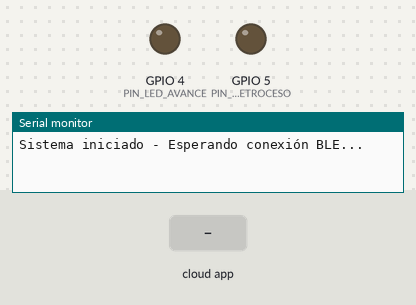
Bench run of a sketch on a simulated ESP32. Shown: output pins drawn as LEDs (lit = HIGH), the last lines printed to the serial monitor. The test bench sets the inputs (shaded band). The RemoteXY app is connected.

Above: at 1.2 s.
1.3 s: the phone or cloud app sets avance to 1
At 1.7 s:
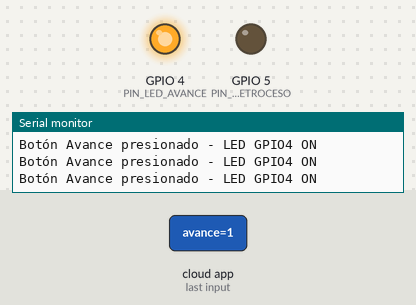
2.8 s: the phone or cloud app sets retroceso to 1
At 3.9 s:
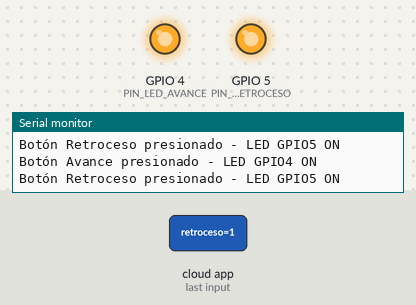
4.3 s: the phone or cloud app sets avance to 0
At 5.0 s:
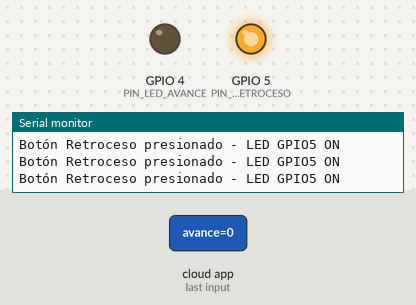
5.8 s: the phone or cloud app sets retroceso to 0
At 6.5 s:
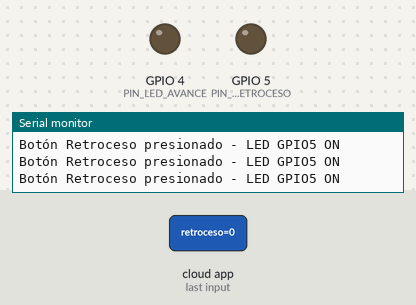
Timing chart, 0 to 8.3 s (numbered marks = the images above; inputs shaded):
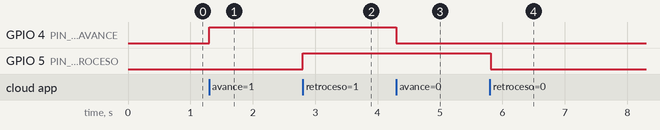

Measured:
- after the input at 1.3 s, GPIO 4 (PIN_LED_AVANCE): LOW → HIGH at once
- after the input at 2.8 s, GPIO 5 (PIN_LED_RETROCESO): LOW → HIGH at once
- after the input at 4.3 s, GPIO 4 (PIN_LED_AVANCE): HIGH → LOW at once
- after the input at 5.8 s, GPIO 5 (PIN_LED_RETROCESO): HIGH → LOW at once

The sketch:

ble_remotexy_prueba_leds.ino
```cpp
/*
   -- Control de LEDs con RemoteXY via BLE --

   Este código controla LEDs en los pines GPIO4 y GPIO5 del ESP32
   mediante botones en una aplicación móvil usando RemoteXY con BLE.
*/

//////////////////////////////////////////////
//        RemoteXY include library          //
//////////////////////////////////////////////

// RemoteXY select connection mode and include library
#define REMOTEXY_MODE__ESP32CORE_BLE
#include <BLEDevice.h>

// RemoteXY connection settings
#define REMOTEXY_BLUETOOTH_NAME "RemoteXY"

#include <RemoteXY.h>

// RemoteXY GUI configuration
#pragma pack(push, 1)
uint8_t RemoteXY_CONF[] =   // 58 bytes
  { 255,2,0,0,0,51,0,19,0,0,0,77,111,116,111,114,0,31,1,106,
  200,1,1,2,0,1,16,79,24,24,0,2,31,65,118,97,110,99,101,0,
  1,65,79,24,24,0,2,31,82,101,116,114,111,99,101,115,111,0 };

// this structure defines all the variables and events of your control interface
struct {
    // input variables
  uint8_t avance;    // =1 si el botón está presionado, =0 si no
  uint8_t retroceso; // =1 si el botón está presionado, =0 si no

    // other variable
  uint8_t connect_flag;  // =1 si está conectado, =0 si no
} RemoteXY;
#pragma pack(pop)

/////////////////////////////////////////////
//           END RemoteXY include          //
/////////////////////////////////////////////

// Definición de pines para los LEDs
#define PIN_LED_AVANCE    4  // GPIO4 para el LED de avance
#define PIN_LED_RETROCESO 5  // GPIO5 para el LED de retroceso

void setup()
{
  // Inicializar RemoteXY
  RemoteXY_Init();

  // Configurar pines de los LEDs como salida
  pinMode(PIN_LED_AVANCE, OUTPUT);
  pinMode(PIN_LED_RETROCESO, OUTPUT);

  // Apagar ambos LEDs inicialmente
  digitalWrite(PIN_LED_AVANCE, LOW);
  digitalWrite(PIN_LED_RETROCESO, LOW);

  // Inicializar comunicación serial para depuración (opcional)
  Serial.begin(115200);
  Serial.println("Sistema iniciado - Esperando conexión BLE...");
}

void loop()
{
  // Manejar la comunicación con RemoteXY
  RemoteXY_Handler();

  // Controlar el LED de avance (GPIO4)
  if (RemoteXY.avance == 1) {
    digitalWrite(PIN_LED_AVANCE, HIGH);
    Serial.println("Botón Avance presionado - LED GPIO4 ON");
  } else {
    digitalWrite(PIN_LED_AVANCE, LOW);
  }

  // Controlar el LED de retroceso (GPIO5)
  if (RemoteXY.retroceso == 1) {
    digitalWrite(PIN_LED_RETROCESO, HIGH);
    Serial.println("Botón Retroceso presionado - LED GPIO5 ON");
  } else {
    digitalWrite(PIN_LED_RETROCESO, LOW);
  }

  // Pequeña pausa para evitar fluctuaciones
  RemoteXY_delay(10);
}
```
